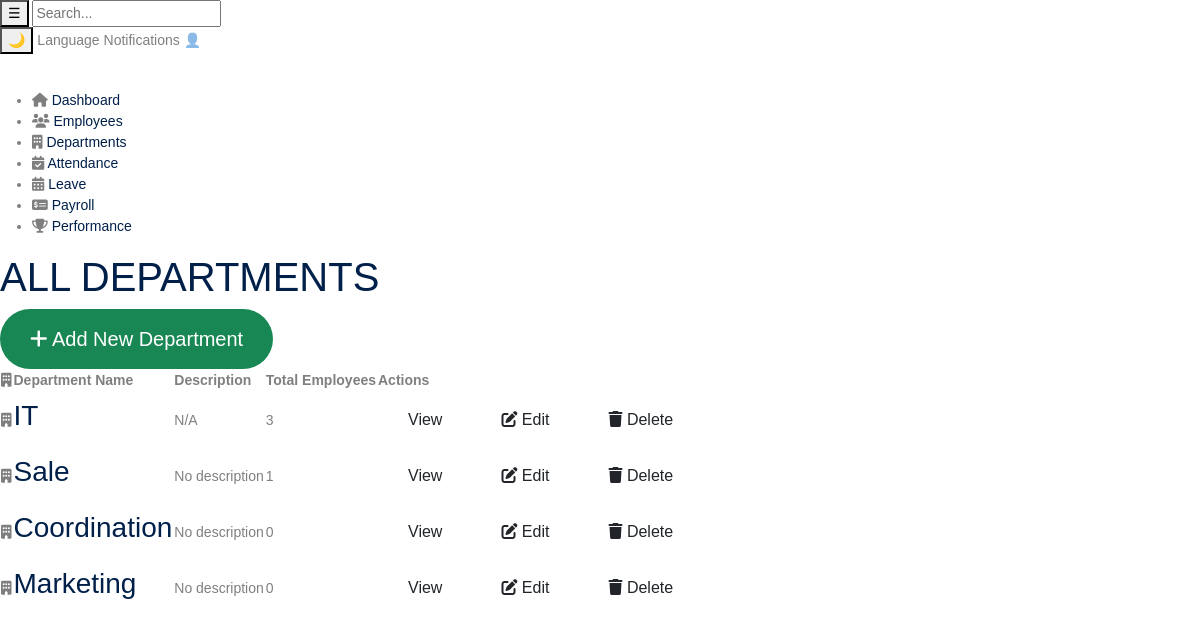
Before: /hr/departments/ with the older database file.
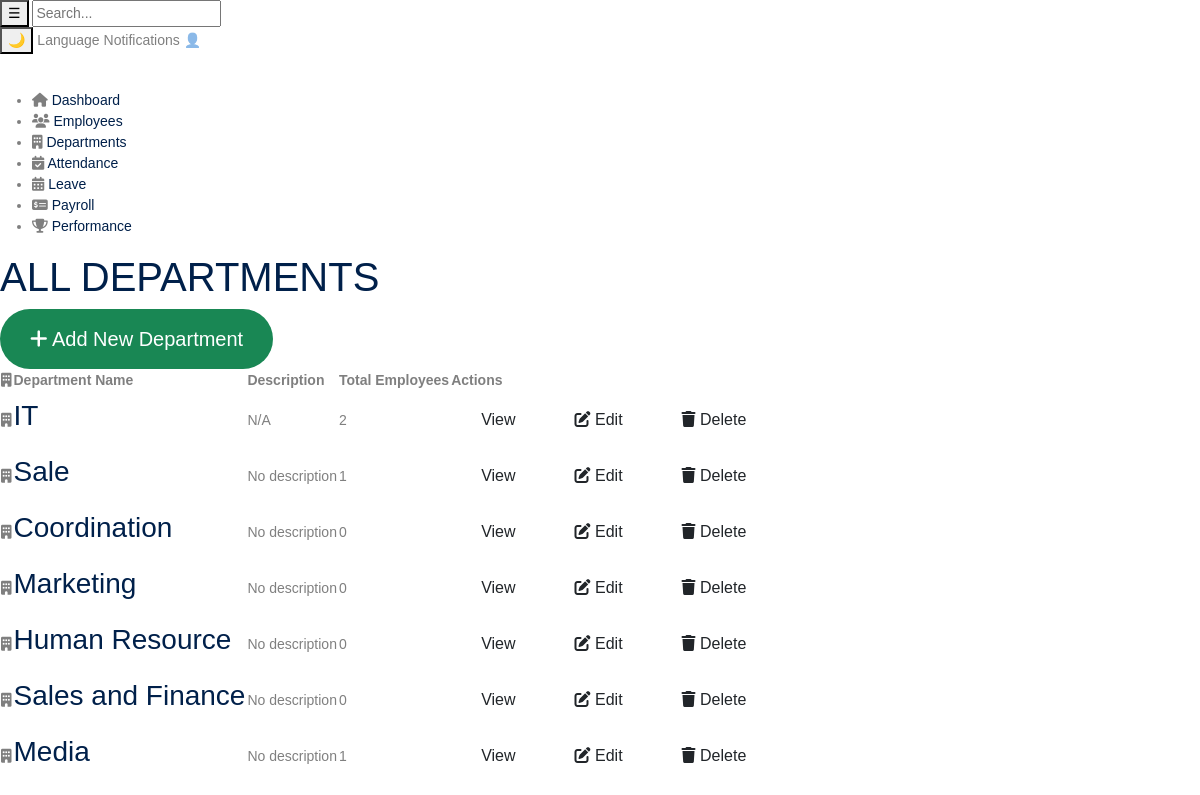
After: the same page with the newer database file.
### hr/models.py (models this page shows, shortened)
class Department(models.Model):
    name = models.CharField(max_length=100)
    description = models.TextField(blank=True)

### hr/views.py (the view)
# urls.py: path('departments/', DepartmentsView.as_view(), name='department_list'),
class DepartmentsView(View):
    def get(self, request):
        departments = Department.objects.prefetch_related('employee_set').all()
        context = {
            'departments': departments,
        }
        return render(request, 'hr/pages/departments.html', context)

### hr/templates/hr/pages/departments.html (shortened to what this page needs)
{% extends "hr/base/base.html" %}
{% load static %}
{% block content %}
<section class="content">
    <section class="content">
    <div class="table-header">
        <h1>ALL DEPARTMENTS</h1>
        <a href="{% url 'department_create' %}" class="btn btn-success btn-lg">
            <i class="fas fa-plus"></i> Add New Department</a></div>
    <div class="department-table">
        <table>
            <thead>
                <tr>
                    <th><i class="fas fa-building"></i></th>
                    <th>Department Name</th>
                    <th>Description</th>
                    <th>Total Employees</th>
                    <th>Actions</th>
                </tr>
            </thead>
            <tbody>
                {% for department in departments %}
                <tr>
                    <td class="dept-icon"><i class="fas fa-building"></i></td>
                    <td data-label="Name">
                        <h3>{{ department.name }}</h3>
                    </td>
                    <td data-label="Description">
                        {{ department.description|default:"No description" }}
                    </td>
                    <td data-label="Employees">
                        {{ department.employee_set.count }}
                    </td>
                    <td data-label="Actions">
    <div class="btn-group">
    <a href="{% url 'employees' %}?department={{ department.id }}" class="btn btn-view"></i> View
    </a>
    <a href="{% url 'department_update' department.pk %}" class="btn btn-edit">
        <i class="fas fa-edit"></i> Edit
    </a>
    <a href="{% url 'department_delete' department.pk %}" class="btn btn-delete" onclick="return confirm('Are you sure you want to delete {{ department.name }}? This cannot be undone.')">
        <i class="fas fa-trash"></i> Delete
    </a>
</div>
</td>
                </tr>
                {% empty %}
                <tr>
                    <td colspan="4" class="empty-state">
                        No departments yet. Add your first department from admin panel.
                    </td>
                </tr>
                {% endfor %}
            </tbody>
        </table>
    </div>
</section>
{% endblock %}

### hr/templates/hr/base/base.html (shortened to what this page needs)
{% load static %}
<!DOCTYPE html>
<html lang="en">
    <head>
        <link rel="stylesheet" href="https://cdnjs.cloudflare.com/ajax/libs/font-awesome/6.4.0/css/all.min.css">
        <link rel="stylesheet" href="{% static 'hr/css/style.css' %}">
    </head>
    <body>
        {% include 'hr/essentials/topbar.html' %}
     <div class="layout">
        {% include 'hr/essentials/sidebar.html' %}
        <div id="main" class="main-content">
                {% block content %}{% endblock %}
        </div>
    </div>
    </body>
</html>

### hr/templates/hr/essentials/topbar.html
<div class="topbar">
        <div class="left-top">
            <button class="toggle-btn" onclick="toggleSidebar()">☰</button>
            <input type="text" placeholder="Search...">
        </div>
    <div class="top-actions">
        <button class="mode-btn" onclick="toggleMode()">🌙</button>
        <span>Language</span>
        <span>Notifications</span>
        <span>👤</span>
    </div>
</div>

### hr/templates/hr/essentials/sidebar.html
<aside class="sidebar">
    <div class="logo">HRM System</div>
    <ul class="menu">
        <li class="active"><i class="fas fa-home"></i> <span class="menu-text"><a href="{% url 'dashboard' %}">Dashboard</a></span></li>
        <li><i class="fas fa-users"></i> <span class="menu-text"><a href="{% url 'employees' %}">Employees</a></span></li>
        <li><i class="fas fa-building"></i> <span class="menu-text"><a href="{% url 'department_list' %}">Departments</a></span></li>
        <li><i class="fas fa-calendar-check"></i> <span class="menu-text"><a href="{% url 'attendance' %}">Attendance</a></span></li>
        <li><i class="fas fa-calendar-alt"></i> <span class="menu-text"><a href="{% url 'leave-list' %}">Leave</a></span></li>
        <li><i class="fas fa-money-check-alt"></i> <span class="menu-text"><a href="{% url 'payroll' %}">Payroll</a></span></li>
        <li><i class="fas fa-trophy"></i> <span class="menu-text"><a href="{% url 'performance' %}">Performance</a></span></li>
    </ul>
</aside>

Changed rows visible on the page:
computed for Department "IT": employee_set.count "3" → "2"
added Department: name "Human Resource", description "No description", employee_set.count "0"
added Department: name "Sales and Finance", description "No description", employee_set.count "0"
added Department: name "Media", description "No description", employee_set.count "1"
